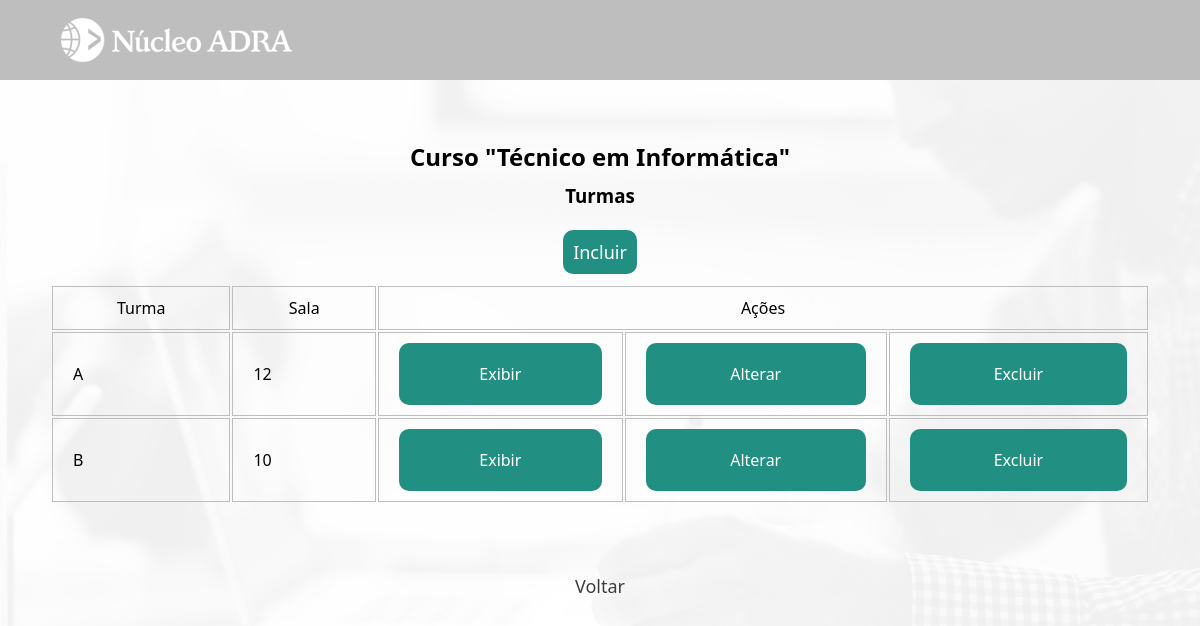
The page /institucional/curso/turma/index.php?i=3&c=4 (signed in) on the database its author committed.
### tables this page shows
CREATE TABLE IF NOT EXISTS `curso` (
  `id_curso` int UNSIGNED NOT NULL AUTO_INCREMENT,
  `nome` varchar(45) NOT NULL,
  `sigla` varchar(5) DEFAULT NULL,
  `descricao` text NOT NULL,
  `area` varchar(40) NOT NULL,
  `ch` smallint UNSIGNED DEFAULT NULL,
  `periodo` enum('M','V','N') DEFAULT NULL,
  `curso_inicio` date DEFAULT NULL,
  `curso_fim` date DEFAULT NULL,
  `hora_inicio` char(5) DEFAULT NULL,
  `hora_fim` char(5) DEFAULT NULL,
  `valor` decimal(6,2) UNSIGNED DEFAULT NULL,
  PRIMARY KEY (`id_curso`)
);

CREATE TABLE IF NOT EXISTS `turma` (
  `id` int UNSIGNED NOT NULL AUTO_INCREMENT,
  `codigo` char(2) NOT NULL,
  `curso_id_curso` int UNSIGNED NOT NULL,
  `sala` varchar(20) DEFAULT NULL,
  PRIMARY KEY (`id`,`curso_id_curso`),
  KEY `fk_turma_curso1_idx` (`curso_id_curso`)
);

### institucional/curso/turma/index.php (the view, shortened to what this page needs)
<?php
    require_once "../../../util/config.php";
    $idAluno = $_GET['i'];
    $idCurso = $_GET['c'];
    $sql_1 = "SELECT * FROM curso";
    $result_1 = mysqli_query($link, $sql_1);
    while($row = mysqli_fetch_array($result_1)){
        if($idCurso == $row['id_curso']){
            $nomeCurso = $row['nome'];
        }
    }
?>
<!DOCTYPE html>
<html lang="pt-br">
<head>
    <link rel="stylesheet" href="../../../css/mural.css">
</head>
<body>
<header>
        <main>
            <div class="cabecalho-conteudo">
                <a href="../../administrador.php?i=<?php echo $idAluno; ?>">
                <div id="logo" class="opcoes-nav">
                    <img src="../../../imagens/nucleo-adra-branco-232x48.png" alt="logo-adra">
                </div>
                </a>
                <a href="../../usuario.php?i=<?php echo $idAluno; ?>">
                <div id="perfil" class="opcoes-nav">
                </div>
                </a>
            </div>
        </main>
    </header>
<div class="container-admin">
    <h2>Curso "<?php echo $nomeCurso?>"</h2>
    <h3>Turmas</h3>
    <br>
    <p><a href="create.php?i=<?php echo $idAluno; ?>&c=<?php echo $idCurso; ?>" class="incluir">Incluir</a></p>
    <table border="0" class="tabela-admin">
        <tr class="tabela-titulo">
            <td><center>Turma</center></td>
            <td><center>Sala</center></td>
            <td colspan="4"><center>Ações</center></td>
        </tr>
        <?php
            $sql = "SELECT * FROM turma";
            $result = mysqli_query($link, $sql);
            while($row = mysqli_fetch_array($result)){
                if($idCurso == $row['curso_id_curso']){?>
            <tr class="tabela-linha">
                <td><a href="./aluno/index.php?i=<?php echo $idAluno; ?>&c=<?php echo($idCurso)?>&t=<?php echo($row['id'])?>" class="crud_curso"><?php echo($row['codigo'])?></a></td>
                <td><a href="./aluno/index.php?i=<?php echo $idAluno; ?>&c=<?php echo($idCurso)?>&t=<?php echo($row['id'])?>" class="crud_curso"><?php echo($row['sala'])?></a></td>
            </div>
            <td><?php echo('<a href="read.php?id='.$row['id'].'&i='.$idAluno.'&c='.$idCurso.'" class="crud_link">Exibir</a>')?></td>
            <td><?php echo('<a href="update.php?id='.$row['id'].'&i='.$idAluno.'&c='.$idCurso.'" class="crud_link">Alterar</a>')?></td>
            <td><?php echo('<a href="delete.php?id='.$row['id'].'&i='.$idAluno.'&c='.$idCurso.'" class="crud_link">Excluir</a>')?></td>
        </tr>
        <?php  }
        } ?>
    <div class="voltar">
        <p><a href='../index.php?i=<?php echo $idAluno; ?>'>Voltar</a></p>
    </div>
</body>
</html>

### css/mural.css (style rules this page uses)
* { padding: 0; margin: 0; box-sizing: border-box; font-family:'Segoe UI', Tahoma, Geneva, Verdana, sans-serif; }
body { background: url("../imagens/Professor-icone-branco.png") no-repeat center center fixed; background-size: cover; -webkit-background-size: cover; -moz-background-size: cover; -o-background-size: cover; }
header { height: 10vh; background-color: #bebebe; display: flex; align-items: center; justify-content: center; }
main div { color: white; font-size: 20px; display: flex; justify-content: space-between; align-items: center; }
.cabecalho-conteudo { margin: 0 auto; padding: 0; display: flex; width: 90vw; height: 48px; justify-content: space-between; align-items: center; }
.opcoes-nav { display: flex; gap: 50px; height: 10vh; }
main a { text-decoration: none; }
#logo { cursor: pointer; }
#perfil { display: flex; align-items: center; justify-content: center; cursor: pointer; overflow: hidden; width: 48px; height: 48px; border-radius: 100%; }
table { width: 100%; }
table td { border: 1px solid #bebebe; padding: 10px 20px; }
p { margin: 10px 0; font-size: 18px; }
.container-admin { padding: 50px; width: 100vw; display: flex; flex-direction: column; align-items: center; }
.incluir { cursor: pointer; background-color: #218f82; padding: 10px; border-radius: 10px; color: white; text-decoration: none; }
.crud_link { color: white; padding: 20px; display: flex; flex-direction: column; align-items: center; text-decoration: none; background-color: #218f82; border-radius: 10px; }
.crud_curso { text-decoration: none; color: black; }
.container-admin h2 { margin: 10px 0; }
.tabela-admin { margin-top: 10px; }
.voltar a { display:flex; justify-content: center; text-decoration: none; cursor: pointer; padding: 10px; border-radius: 10px; color: rgb(61, 61, 61); }

### rows shown on the page
curso: nome "Técnico em Informática"
turma: codigo "A", sala "12"
turma: codigo "B", sala "10"
